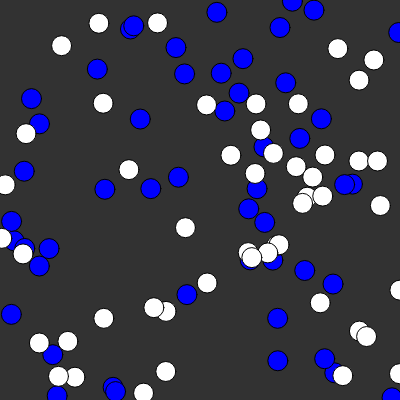
Frame 1 (no input)
Frame 60 (no input): identical to frame 1, image omitted
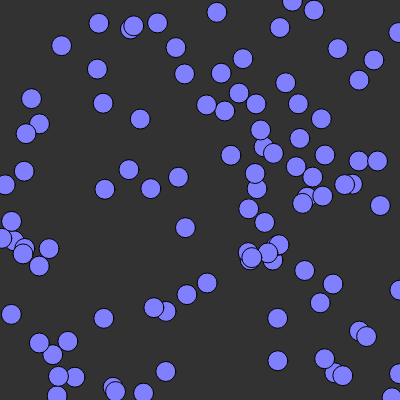
Frame 120 (the mouse pressed at the canvas centre since frame 60)

The p5.js sketch that drew these frames (run headless with seeded random() and noise() and a simulated clock; from frame 60 on, the mouse is pressed at the canvas centre):

// p5.js sketch
// ── sketch.js
let b1 = [];
let b2 = [];
function setup() {
  createCanvas(400, 400);
  for(let i = 0; i < 50; i ++){
    b1[i] = new Ball(random(0, width),random(0, height));
  }
  for(let z = 0; z < 50; z ++){
    b2[z] = new Ball(random(0, width),random(0, height));
  }
}

function draw() {
  background(50);
  for(let i = 0; i< b1.length; i ++){
    b1[i].showA();
  }
  for(let z = 0; z< b2.length; z ++){
    b2[z].showB(); 
  }
}
class Ball{
  constructor(ballX, ballY){
    this.x;
    this.y;
    this.ballX = ballX;
    this.ballY = ballY;
  }
  showA(){
    this.x = map(mouseX, 0, width, 0, 255);
    this.y = map(mouseY, 0, height, 0, 255);
    fill(this.x, this.y, 255);
    ellipse(this.ballX, this.ballY, 20, 20);
  }
    showB(){
    this.x = map(mouseX, 0, width, 255, 0);
    this.y = map(mouseY, 0, height, 255, 0);
    fill(this.x, this.y, 255);
    ellipse(this.ballX, this.ballY, 20, 20);
  }
}
